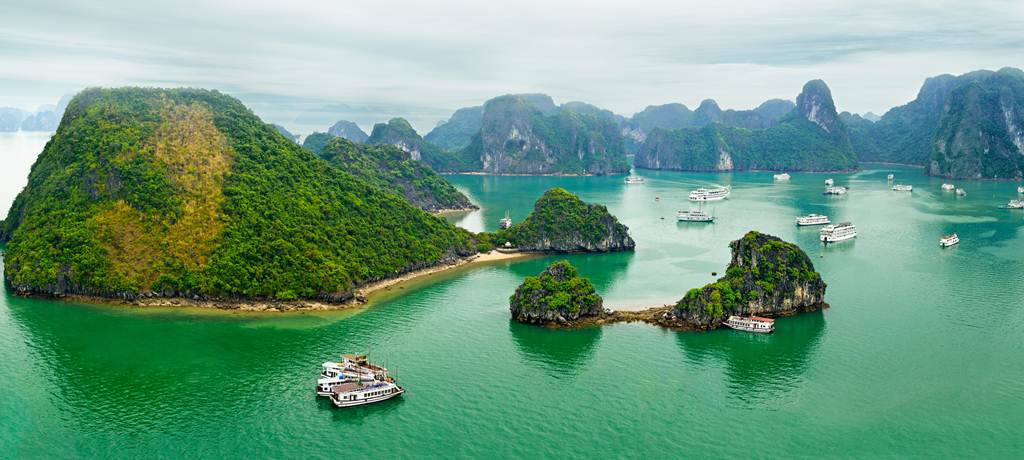
#> input picture data/halongbay.jpg, 1024 x 460 px
$ python image_refine.py
#> lines starting #> are read from the running program, lines starting #| are printed output that depends on the picture
import matplotlib.image as mpimg

import numpy as np

import matplotlib.pyplot as plt

from mpl_toolkits.mplot3d import Axes3D
from sklearn.cluster import KMeans

n_colors = 8

def read_image(file_path):
#> called with file_path = '../../data/halongbay.jpg'
    original_image = mpimg.imread(file_path) # return arr
#> original_image is the input picture: shape (460, 1024, 3); mean R, G, B 108.4, 155.3, 130.3

    print('3D array --- ')
    print(original_image)
#> (printed output is left out)

    # convert integer array image to float image
    image = np.array(original_image, dtype = np.float64) / 255

    # load image and transform to 2d image
    w, h, d = original_shape = tuple(image.shape)
#> w = 460; h = 1024; d = 3; original_shape = (460, 1024, 3)
    assert  d == 3

    print('w - h - d: ')
    print(w, h, d)
#| 460 1024 3

    array_image = np.reshape(image, (w * h, d))

    print('2D array --- ')
    print(array_image)
#> (printed output is left out)

    kModel = KMeans(n_clusters = n_colors)
    kModel.fit(array_image)

    kLabels = kModel.predict(array_image)

    print('KLabels --- ')
    print(kLabels)
#> (printed output is left out)

    # Create new image
    # # empty image
    new_image = np.zeros((w, h, d))
    label_idx = 0

    for i in range(w):
        for j in range(h):
            new_image[i][j] = kModel.cluster_centers_[kLabels[label_idx]]
            label_idx += 1
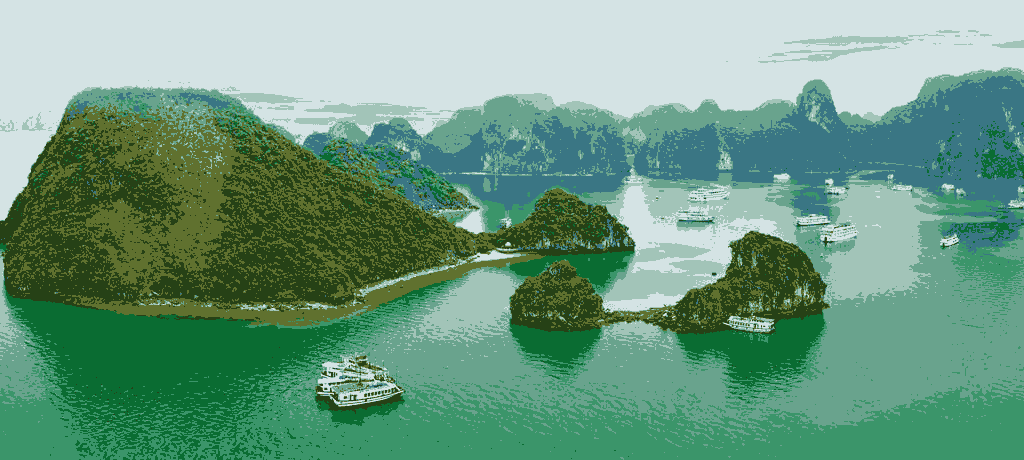
#> new_image: shape (460, 1024, 3) float64; mean of channels 0, 1, 2 0.425, 0.609, 0.511; drawn as R, G, B
#> after the loop, label_idx = 471040


    plt.figure(1)
    plt.clf()
    ax = plt.axes([0, 0, 1, 1])
    plt.title('Original image')
    plt.imshow(original_image)

    plt.figure(2)
    plt.clf()
    ax = plt.axes([0, 0, 1, 1])
    plt.title('2D image')
    plt.imshow(image)

    plt.figure(3)
    plt.clf()
    ax = plt.axes([0, 0, 1, 1])
    plt.title('Quantized Image by 8 colors')
    plt.imshow(new_image)

    plt.show()

read_image('../../data/halongbay.jpg')
